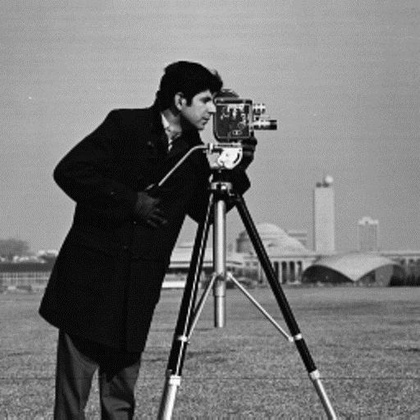
%> input picture exp_3/input.jpg, 420 x 420 px, shrunk from 512 x 512 before the run
$ octave huffman_shannon.m   (GNU Octave 9; MATLAB toolbox functions it lacks are replaced by stand-ins)
%> lines starting %> are read from the running program, lines starting %| are printed output that depends on the picture
% ============================================================
% Shannon and Huffman Coding with Encoding & Decoding
% MATLAB ONLINE COMPATIBLE | No Toolbox
% ============================================================

clc; clear; close all;

%% Read image
rgb_img = imread('input.jpg');
%> rgb_img is the input picture: size 420x420x3 uint8; min 0, max 255, mean 117.9
rgb_img = imrotate(rgb_img,90);
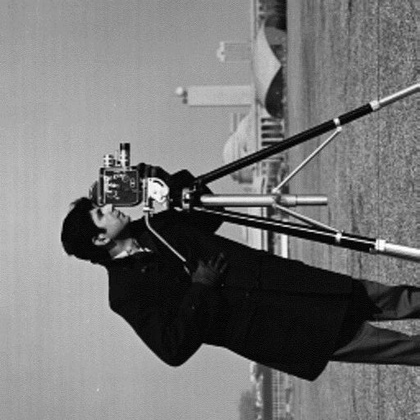
%> rgb_img: size 420x420x3 uint8; min 0, max 255, mean 117.9; mean of the top-left, top-right, bottom-left and bottom-right quarters 153, 124.5, 119.2, 74.9

gray_img = rgb2gray(rgb_img);
[rows, cols] = size(gray_img);
%> rows = 420; cols = 420
img_data = gray_img(:);

figure; imshow(gray_img);
title('Original Grayscale Image');

orig_bits = numel(img_data) * 8;
%> orig_bits = 1411200

%% ================= SHANNON CODING ==========================
symbols = unique(img_data);
%> symbols = 256 values from 0 to 255
counts  = histcounts(img_data,[symbols; max(symbols)+1]);
%> counts = 256 values, max 2815 at index 12, min 8 at index 253, mean 689.1
prob    = counts / sum(counts);
%> prob = 256 values, max 0.016 at index 12, min 4.54e-05 at index 253, mean 0.00391

[prob_s, idx] = sort(prob,'descend');
%> prob_s = 256 values, max 0.016 at index 1, min 4.54e-05 at index 256, mean 0.00391; idx = 256 values, max 256 at index 249, min 1 at index 127, mean 128.5
symbols_s = symbols(idx);
%> symbols_s = 256 values, max 255 at index 249, min 0 at index 127, mean 127.5

code_len = ceil(-log2(prob_s));
%> code_len = 256 values from 6 to 15

% Generate Shannon codes
shannon_codes = cell(length(symbols_s),1);
%> shannon_codes = 256 items
cum_prob = 0;
for i = 1:length(symbols_s)
    shannon_codes{i} = dec2bin( ...
        floor(cum_prob * 2^code_len(i)), code_len(i));
    cum_prob = cum_prob + prob_s(i);
end
%> this loop made 256 passes
%> cum_prob on passes 1 to 3: 0.016, 0.0315, 0.047
%> after the loop, cum_prob = 1

% Encode
encoded_shannon = cell(numel(img_data),1);
for i = 1:numel(img_data)
    k = find(symbols_s == img_data(i),1);
    encoded_shannon{i} = shannon_codes{k};
end
%> this loop made 176400 passes
%> k on passes 1 to 3: 23, 22, 29
%> after the loop, encoded_shannon = 176400 items
shannon_stream = [encoded_shannon{:}];
shannon_bits = length(shannon_stream);
%> shannon_bits = 1371041

fprintf('\n--- Shannon Coding ---\n');
fprintf('Original bits   : %d\n', orig_bits);
%| Original bits   : 1411200
fprintf('Compressed bits : %d\n', shannon_bits);
%| Compressed bits : 1371041
fprintf('Compression Ratio: %.3f\n', orig_bits/shannon_bits);
%| Compression Ratio: 1.029

%% -------- SHANNON DECODING --------
decoded_shannon = zeros(numel(img_data),1,'uint8');
bitIdx = 1;
outIdx = 1;

%> (the run ends here)
